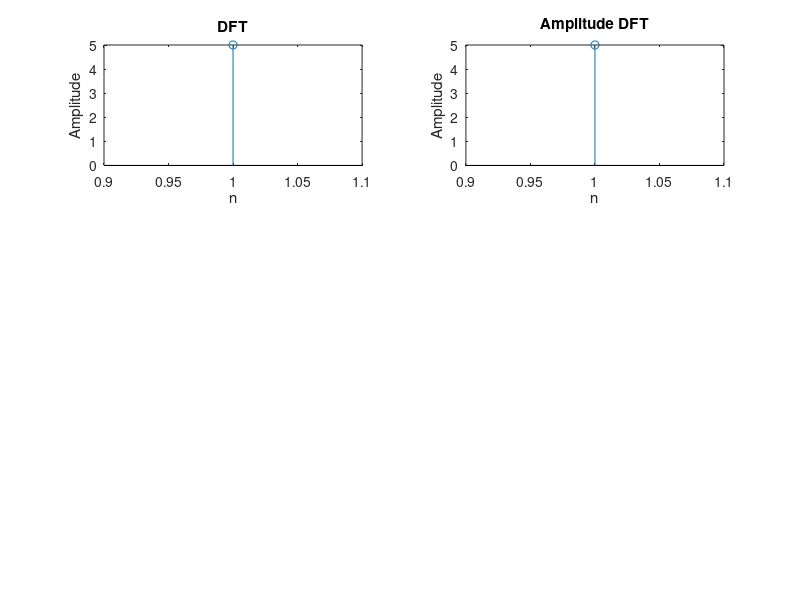

The MATLAB script that drew this image: (Note: this script raises an error after producing the figure.)
clc;
clear all;
%x=[1  1 1 0]; % [1 0 0 1]
x= input('Enter x : ');
N=length(x);
X=zeros(1,N);
for k=1:N
    sum=0;
    for n=1:N
        sum=sum+ x(n)*exp(-1j*2*pi*(k-1)*(n-1)/N);
    end
    X(k)=sum;
end
X

subplot(3,2,1);
stem(X);
xlabel('n');
ylabel('Amplitude');
title('DFT');
m=abs(X);
m
subplot(3,2,2);
stem(m);
xlabel('n');
ylabel('Amplitude');
title('Amplitude DFT');

p=phase(X);
disp(p);
subplot(3,2,3);
stem(p);
    xlabel('n');
ylabel('Amplitude');
title('phase DFT');    